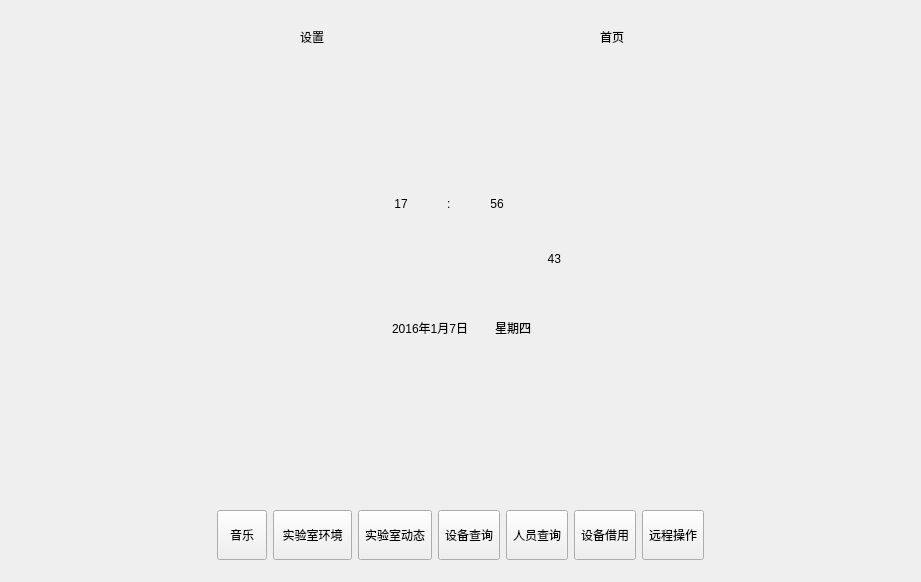
<?xml version="1.0" encoding="UTF-8"?>
<ui version="4.0">
 <class>Widget</class>
 <widget class="QWidget" name="Widget">
  <property name="geometry">
   <rect>
    <x>0</x>
    <y>0</y>
    <width>921</width>
    <height>582</height>
   </rect>
  </property>
  <property name="windowTitle">
   <string>Widget</string>
  </property>
  <widget class="QWidget" name="widgetTop" native="true">
   <property name="geometry">
    <rect>
     <x>0</x>
     <y>0</y>
     <width>921</width>
     <height>70</height>
    </rect>
   </property>
   <property name="styleSheet">
    <string notr="true">border-image: url(:/images/deepblue.png);</string>
   </property>
   <widget class="QWidget" name="layoutWidget">
    <property name="geometry">
     <rect>
      <x>1</x>
      <y>1</y>
      <width>921</width>
      <height>71</height>
     </rect>
    </property>
    <layout class="QHBoxLayout" name="horizontalLayout">
     <item>
      <spacer name="horizontalSpacer_8">
       <property name="orientation">
        <enum>Qt::Horizontal</enum>
       </property>
       <property name="sizeHint" stdset="0">
        <size>
         <width>145</width>
         <height>20</height>
        </size>
       </property>
      </spacer>
     </item>
     <item>
      <widget class="QToolButton" name="settingBtn">
       <property name="minimumSize">
        <size>
         <width>35</width>
         <height>35</height>
        </size>
       </property>
       <property name="cursor">
        <cursorShape>OpenHandCursor</cursorShape>
       </property>
       <property name="styleSheet">
        <string notr="true"/>
       </property>
       <property name="text">
        <string>设置</string>
       </property>
       <property name="toolButtonStyle">
        <enum>Qt::ToolButtonTextUnderIcon</enum>
       </property>
       <property name="autoRaise">
        <bool>true</bool>
       </property>
      </widget>
     </item>
     <item>
      <spacer name="horizontalSpacer_15">
       <property name="orientation">
        <enum>Qt::Horizontal</enum>
       </property>
       <property name="sizeType">
        <enum>QSizePolicy::Maximum</enum>
       </property>
       <property name="sizeHint" stdset="0">
        <size>
         <width>40</width>
         <height>13</height>
        </size>
       </property>
      </spacer>
     </item>
     <item>
      <widget class="QLabel" name="label_tile">
       <property name="enabled">
        <bool>true</bool>
       </property>
       <property name="minimumSize">
        <size>
         <width>170</width>
         <height>50</height>
        </size>
       </property>
       <property name="cursor">
        <cursorShape>OpenHandCursor</cursorShape>
       </property>
       <property name="styleSheet">
        <string notr="true">image: url(:/images/title1.png);</string>
       </property>
       <property name="text">
        <string/>
       </property>
      </widget>
     </item>
     <item>
      <spacer name="horizontalSpacer_16">
       <property name="orientation">
        <enum>Qt::Horizontal</enum>
       </property>
       <property name="sizeType">
        <enum>QSizePolicy::Maximum</enum>
       </property>
       <property name="sizeHint" stdset="0">
        <size>
         <width>40</width>
         <height>20</height>
        </size>
       </property>
      </spacer>
     </item>
     <item>
      <widget class="QToolButton" name="homeBtn">
       <property name="minimumSize">
        <size>
         <width>35</width>
         <height>35</height>
        </size>
       </property>
       <property name="cursor">
        <cursorShape>OpenHandCursor</cursorShape>
       </property>
       <property name="text">
        <string>首页</string>
       </property>
       <property name="toolButtonStyle">
        <enum>Qt::ToolButtonTextUnderIcon</enum>
       </property>
       <property name="autoRaise">
        <bool>true</bool>
       </property>
      </widget>
     </item>
     <item>
      <spacer name="horizontalSpacer_17">
       <property name="orientation">
        <enum>Qt::Horizontal</enum>
       </property>
       <property name="sizeHint" stdset="0">
        <size>
         <width>145</width>
         <height>20</height>
        </size>
       </property>
      </spacer>
     </item>
    </layout>
   </widget>
  </widget>
  <widget class="QWidget" name="widgetBottom" native="true">
   <property name="geometry">
    <rect>
     <x>0</x>
     <y>480</y>
     <width>921</width>
     <height>101</height>
    </rect>
   </property>
   <property name="styleSheet">
    <string notr="true">border-image: url(:/images/deepblue.png);</string>
   </property>
   <widget class="QWidget" name="layoutWidget">
    <property name="geometry">
     <rect>
      <x>0</x>
      <y>0</y>
      <width>921</width>
      <height>111</height>
     </rect>
    </property>
    <layout class="QHBoxLayout" name="horizontalLayout_9">
     <item>
      <spacer name="horizontalSpacer_25">
       <property name="orientation">
        <enum>Qt::Horizontal</enum>
       </property>
       <property name="sizeHint" stdset="0">
        <size>
         <width>37</width>
         <height>17</height>
        </size>
       </property>
      </spacer>
     </item>
     <item>
      <widget class="QToolButton" name="musicBtn">
       <property name="sizePolicy">
        <sizepolicy hsizetype="Maximum" vsizetype="Fixed">
         <horstretch>0</horstretch>
         <verstretch>0</verstretch>
        </sizepolicy>
       </property>
       <property name="minimumSize">
        <size>
         <width>50</width>
         <height>50</height>
        </size>
       </property>
       <property name="cursor">
        <cursorShape>OpenHandCursor</cursorShape>
       </property>
       <property name="text">
        <string>音乐</string>
       </property>
      </widget>
     </item>
     <item>
      <widget class="QToolButton" name="labEnvBtn">
       <property name="sizePolicy">
        <sizepolicy hsizetype="Maximum" vsizetype="Fixed">
         <horstretch>0</horstretch>
         <verstretch>0</verstretch>
        </sizepolicy>
       </property>
       <property name="minimumSize">
        <size>
         <width>79</width>
         <height>50</height>
        </size>
       </property>
       <property name="cursor">
        <cursorShape>OpenHandCursor</cursorShape>
       </property>
       <property name="text">
        <string>实验室环境</string>
       </property>
      </widget>
     </item>
     <item>
      <widget class="QToolButton" name="labEnvInfoBtn">
       <property name="sizePolicy">
        <sizepolicy hsizetype="Maximum" vsizetype="Fixed">
         <horstretch>0</horstretch>
         <verstretch>0</verstretch>
        </sizepolicy>
       </property>
       <property name="minimumSize">
        <size>
         <width>50</width>
         <height>50</height>
        </size>
       </property>
       <property name="cursor">
        <cursorShape>OpenHandCursor</cursorShape>
       </property>
       <property name="text">
        <string>实验室动态</string>
       </property>
      </widget>
     </item>
     <item>
      <widget class="QToolButton" name="devSearchBtn">
       <property name="sizePolicy">
        <sizepolicy hsizetype="Maximum" vsizetype="Fixed">
         <horstretch>0</horstretch>
         <verstretch>0</verstretch>
        </sizepolicy>
       </property>
       <property name="minimumSize">
        <size>
         <width>50</width>
         <height>50</height>
        </size>
       </property>
       <property name="cursor">
        <cursorShape>OpenHandCursor</cursorShape>
       </property>
       <property name="text">
        <string>设备查询</string>
       </property>
      </widget>
     </item>
     <item>
      <widget class="QToolButton" name="memberInfoSearchBtn">
       <property name="sizePolicy">
        <sizepolicy hsizetype="Maximum" vsizetype="Fixed">
         <horstretch>0</horstretch>
         <verstretch>0</verstretch>
        </sizepolicy>
       </property>
       <property name="minimumSize">
        <size>
         <width>50</width>
         <height>50</height>
        </size>
       </property>
       <property name="cursor">
        <cursorShape>OpenHandCursor</cursorShape>
       </property>
       <property name="text">
        <string>人员查询</string>
       </property>
      </widget>
     </item>
     <item>
      <widget class="QToolButton" name="borrowDevInfoBtn">
       <property name="sizePolicy">
        <sizepolicy hsizetype="Maximum" vsizetype="Fixed">
         <horstretch>0</horstretch>
         <verstretch>0</verstretch>
        </sizepolicy>
       </property>
       <property name="minimumSize">
        <size>
         <width>50</width>
         <height>50</height>
        </size>
       </property>
       <property name="cursor">
        <cursorShape>OpenHandCursor</cursorShape>
       </property>
       <property name="text">
        <string>设备借用</string>
       </property>
      </widget>
     </item>
     <item>
      <widget class="QToolButton" name="remoteOperationBtn">
       <property name="sizePolicy">
        <sizepolicy hsizetype="Maximum" vsizetype="Fixed">
         <horstretch>0</horstretch>
         <verstretch>0</verstretch>
        </sizepolicy>
       </property>
       <property name="minimumSize">
        <size>
         <width>50</width>
         <height>50</height>
        </size>
       </property>
       <property name="cursor">
        <cursorShape>OpenHandCursor</cursorShape>
       </property>
       <property name="text">
        <string>远程操作</string>
       </property>
      </widget>
     </item>
     <item>
      <spacer name="horizontalSpacer_26">
       <property name="orientation">
        <enum>Qt::Horizontal</enum>
       </property>
       <property name="sizeHint" stdset="0">
        <size>
         <width>37</width>
         <height>17</height>
        </size>
       </property>
      </spacer>
     </item>
    </layout>
   </widget>
  </widget>
  <widget class="QStackedWidget" name="stackedWidget">
   <property name="geometry">
    <rect>
     <x>0</x>
     <y>70</y>
     <width>921</width>
     <height>411</height>
    </rect>
   </property>
   <property name="currentIndex">
    <number>1</number>
   </property>
   <widget class="QWidget" name="page"/>
   <widget class="QWidget" name="page_2">
    <property name="styleSheet">
     <string notr="true">border-image: url(:/images/lowblue.png);</string>
    </property>
    <widget class="QWidget" name="layoutWidget_2">
     <property name="geometry">
      <rect>
       <x>0</x>
       <y>0</y>
       <width>921</width>
       <height>411</height>
      </rect>
     </property>
     <layout class="QGridLayout" name="gridLayout">
      <item row="0" column="1">
       <spacer name="verticalSpacer">
        <property name="orientation">
         <enum>Qt::Vertical</enum>
        </property>
        <property name="sizeType">
         <enum>QSizePolicy::Maximum</enum>
        </property>
        <property name="sizeHint" stdset="0">
         <size>
          <width>20</width>
          <height>40</height>
         </size>
        </property>
       </spacer>
      </item>
      <item row="1" column="0">
       <spacer name="horizontalSpacer_13">
        <property name="orientation">
         <enum>Qt::Horizontal</enum>
        </property>
        <property name="sizeHint" stdset="0">
         <size>
          <width>40</width>
          <height>20</height>
         </size>
        </property>
       </spacer>
      </item>
      <item row="1" column="1">
       <widget class="QWidget" name="widget_data" native="true">
        <property name="minimumSize">
         <size>
          <width>420</width>
          <height>200</height>
         </size>
        </property>
        <property name="styleSheet">
         <string notr="true">border-image: url(:/images/blue.png);</string>
        </property>
        <layout class="QVBoxLayout" name="verticalLayout_4">
         <property name="spacing">
          <number>0</number>
         </property>
         <property name="leftMargin">
          <number>0</number>
         </property>
         <property name="topMargin">
          <number>0</number>
         </property>
         <property name="rightMargin">
          <number>0</number>
         </property>
         <property name="bottomMargin">
          <number>0</number>
         </property>
         <item>
          <layout class="QHBoxLayout" name="horizontalLayout_6">
           <property name="spacing">
            <number>10</number>
           </property>
           <property name="topMargin">
            <number>20</number>
           </property>
           <item>
            <spacer name="horizontalSpacer_9">
             <property name="orientation">
              <enum>Qt::Horizontal</enum>
             </property>
             <property name="sizeHint" stdset="0">
              <size>
               <width>40</width>
               <height>20</height>
              </size>
             </property>
            </spacer>
           </item>
           <item>
            <layout class="QHBoxLayout" name="horizontalLayout_5">
             <item>
              <widget class="QLabel" name="label_hour">
               <property name="minimumSize">
                <size>
                 <width>80</width>
                 <height>0</height>
                </size>
               </property>
               <property name="styleSheet">
                <string notr="true">background-image: url(:/images/1.png);
font: 75 50pt &quot;黑体&quot;;
</string>
               </property>
               <property name="text">
                <string>17</string>
               </property>
               <property name="alignment">
                <set>Qt::AlignCenter</set>
               </property>
              </widget>
             </item>
             <item>
              <widget class="QLabel" name="ladoublebpoint">
               <property name="styleSheet">
                <string notr="true">font: 75 50pt &quot;黑体&quot;;</string>
               </property>
               <property name="text">
                <string>:</string>
               </property>
              </widget>
             </item>
             <item>
              <widget class="QLabel" name="label_min">
               <property name="minimumSize">
                <size>
                 <width>80</width>
                 <height>0</height>
                </size>
               </property>
               <property name="styleSheet">
                <string notr="true">font: 75 50pt &quot;黑体&quot;;</string>
               </property>
               <property name="text">
                <string>56</string>
               </property>
               <property name="alignment">
                <set>Qt::AlignCenter</set>
               </property>
              </widget>
             </item>
            </layout>
           </item>
           <item>
            <widget class="QLabel" name="label_sec">
             <property name="styleSheet">
              <string notr="true">font: 75 20pt &quot;微软雅黑&quot;;</string>
             </property>
             <property name="text">
              <string>43</string>
             </property>
             <property name="alignment">
              <set>Qt::AlignBottom|Qt::AlignRight|Qt::AlignTrailing</set>
             </property>
            </widget>
           </item>
           <item>
            <spacer name="horizontalSpacer_10">
             <property name="orientation">
              <enum>Qt::Horizontal</enum>
             </property>
             <property name="sizeHint" stdset="0">
              <size>
               <width>40</width>
               <height>20</height>
              </size>
             </property>
            </spacer>
           </item>
          </layout>
         </item>
         <item>
          <layout class="QHBoxLayout" name="horizontalLayout_7">
           <property name="spacing">
            <number>0</number>
           </property>
           <property name="bottomMargin">
            <number>20</number>
           </property>
           <item>
            <spacer name="horizontalSpacer_11">
             <property name="orientation">
              <enum>Qt::Horizontal</enum>
             </property>
             <property name="sizeHint" stdset="0">
              <size>
               <width>40</width>
               <height>20</height>
              </size>
             </property>
            </spacer>
           </item>
           <item>
            <layout class="QHBoxLayout" name="horizontalLayout_4">
             <item>
              <widget class="QLabel" name="label_data">
               <property name="styleSheet">
                <string notr="true">font: 75 22pt &quot;楷体&quot;;</string>
               </property>
               <property name="text">
                <string>2016年1月7日</string>
               </property>
               <property name="alignment">
                <set>Qt::AlignLeading|Qt::AlignLeft|Qt::AlignVCenter</set>
               </property>
              </widget>
             </item>
             <item>
              <spacer name="horizontalSpacer_7">
               <property name="orientation">
                <enum>Qt::Horizontal</enum>
               </property>
               <property name="sizeType">
                <enum>QSizePolicy::Maximum</enum>
               </property>
               <property name="sizeHint" stdset="0">
                <size>
                 <width>20</width>
                 <height>20</height>
                </size>
               </property>
              </spacer>
             </item>
             <item>
              <widget class="QLabel" name="label_week">
               <property name="styleSheet">
                <string notr="true">font: 75 22pt &quot;楷体&quot;;</string>
               </property>
               <property name="text">
                <string>星期四</string>
               </property>
               <property name="alignment">
                <set>Qt::AlignLeading|Qt::AlignLeft|Qt::AlignVCenter</set>
               </property>
              </widget>
             </item>
            </layout>
           </item>
           <item>
            <spacer name="horizontalSpacer_12">
             <property name="orientation">
              <enum>Qt::Horizontal</enum>
             </property>
             <property name="sizeHint" stdset="0">
              <size>
               <width>40</width>
               <height>20</height>
              </size>
             </property>
            </spacer>
           </item>
          </layout>
         </item>
        </layout>
       </widget>
      </item>
      <item row="1" column="2">
       <spacer name="horizontalSpacer_14">
        <property name="orientation">
         <enum>Qt::Horizontal</enum>
        </property>
        <property name="sizeHint" stdset="0">
         <size>
          <width>40</width>
          <height>20</height>
         </size>
        </property>
       </spacer>
      </item>
      <item row="2" column="1">
       <spacer name="verticalSpacer_2">
        <property name="orientation">
         <enum>Qt::Vertical</enum>
        </property>
        <property name="sizeType">
         <enum>QSizePolicy::Maximum</enum>
        </property>
        <property name="sizeHint" stdset="0">
         <size>
          <width>20</width>
          <height>60</height>
         </size>
        </property>
       </spacer>
      </item>
     </layout>
    </widget>
   </widget>
  </widget>
 </widget>
 <layoutdefault spacing="6" margin="11"/>
 <resources/>
 <connections/>
</ui>
